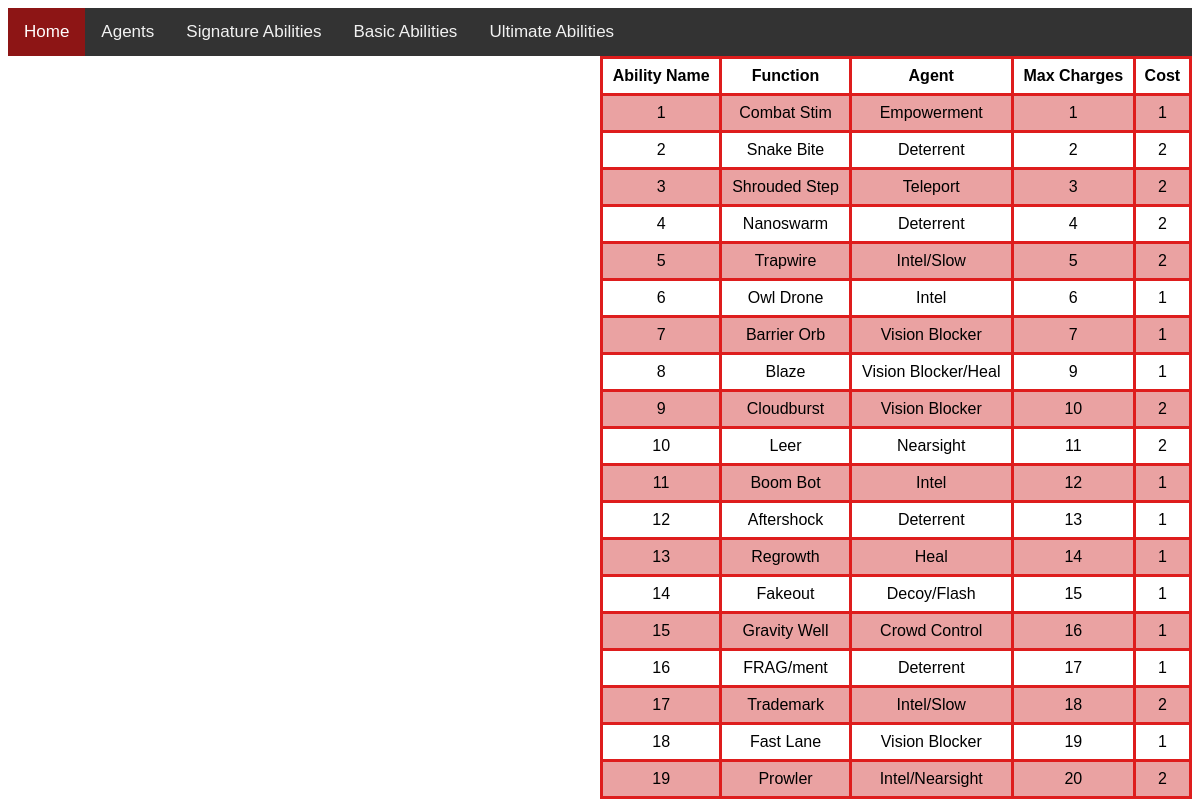
The page /basic on the database its author committed.
### tables this page shows
CREATE TABLE basic_ability_c (ability_id INTEGER PRIMARY KEY ON CONFLICT REPLACE AUTOINCREMENT, ability_name TEXT, ability_function TEXT, agent_number INTEGER REFERENCES agents (agent_number), max_charges INTEGER, cost INTEGER);

### EverythingValorant/EverythingValorant_flask.py (the view)
@app.route("/basic")
def basic():
    cursor = get_db().cursor()
    sql = "SELECT * FROM basic_ability_c"
    cursor.execute(sql)
    results = cursor.fetchall()
    return render_template("basic.html", results=results)

### EverythingValorant/EverythingValorant_flask.py (called while the page is built)
def get_db():
    db = getattr(g, '_database', None)
    if db is None:
        db = g._database = sqlite3.connect(DATABASE)
    return db

@app.teardown_appcontext
def close_connection(exception):
    db = getattr(g, '_database', None)
    if db is not None:
        db.close()

### EverythingValorant/templates/basic.html (shortened to what this page needs)
<!DOCTYPE html>
<html lang="en">
<head>
    <link rel="stylesheet" href={{url_for ("static", filename = "styles/styles.css")}}>
</head>
<body>
    <div class="topnav">
     <a class="active" href="/">Home</a>
     <a href="/agents">Agents</a>
     <a href="/signatures">Signature Abilities</a>
     <a href="/basic">Basic Abilities</a>
     <a href="/ultimate">Ultimate Abilities</a>
    </div>
    <div>
      <table class="right">
          <tr>
              <th>Ability Name</th>
              <th>Function</th>
              <th>Agent</th>
              <th>Max Charges</th>
              <th>Cost</th>
          </tr>
          {% for item in results %}
          <tr>
            <td>{{  item[0]  }}</td>
            <td>{{  item[1]  }}</td>
            <td>{{  item[2]  }}</td>
            <td>{{  item[3]  }}</td>
            <td>{{  item[4]  }}</td>
          </tr>
          {% endfor %}
      </table>
    </div>
</body>
</html>

### EverythingValorant/static/styles/styles.css (style rules this page uses)
table { font-family: arial, sans-serif; border-collapse: collapse; width: 50%; }
td, th { border: 3px solid #de1d1d; text-align: center; padding: 8px; }
tr:nth-child(even) { background-color: #eaa2a2; }
table.right { margin-left: auto; margin-right: 0%; }
.topnav { background-color: #333; z-index: 1; overflow: auto; }
.topnav a { float: left; color: #f2f2f2; text-align: center; padding: 14px 16px; font-family: Arial, Helvetica, sans-serif; text-decoration: none; font-size: 17px; }
.topnav a.active { background-color: #8d1515; color: white; }
.right { left: auto; right: 0; background-color: rgb(255, 255, 255); }

### rows shown on the page
basic_ability_c: ability_id "1", ability_name "Combat Stim", ability_function "Empowerment", agent_number "1", max_charges "1"
basic_ability_c: ability_id "2", ability_name "Snake Bite", ability_function "Deterrent", agent_number "2", max_charges "2"
basic_ability_c: ability_id "3", ability_name "Shrouded Step", ability_function "Teleport", agent_number "3", max_charges "2"
basic_ability_c: ability_id "4", ability_name "Nanoswarm", ability_function "Deterrent", agent_number "4", max_charges "2"
basic_ability_c: ability_id "5", ability_name "Trapwire", ability_function "Intel/Slow", agent_number "5", max_charges "2"
basic_ability_c: ability_id "6", ability_name "Owl Drone", ability_function "Intel", agent_number "6", max_charges "1"
basic_ability_c: ability_id "7", ability_name "Barrier Orb", ability_function "Vision Blocker", agent_number "7", max_charges "1"
basic_ability_c: ability_id "8", ability_name "Blaze", ability_function "Vision Blocker/Heal", agent_number "9", max_charges "1"
basic_ability_c: ability_id "9", ability_name "Cloudburst", ability_function "Vision Blocker", agent_number "10", max_charges "2"
basic_ability_c: ability_id "10", ability_name "Leer", ability_function "Nearsight", agent_number "11", max_charges "2"
basic_ability_c: ability_id "11", ability_name "Boom Bot", ability_function "Intel", agent_number "12", max_charges "1"
basic_ability_c: ability_id "12", ability_name "Aftershock", ability_function "Deterrent", agent_number "13", max_charges "1"
basic_ability_c: ability_id "13", ability_name "Regrowth", ability_function "Heal", agent_number "14", max_charges "1"
basic_ability_c: ability_id "14", ability_name "Fakeout", ability_function "Decoy/Flash", agent_number "15", max_charges "1"
basic_ability_c: ability_id "15", ability_name "Gravity Well", ability_function "Crowd Control", agent_number "16", max_charges "1"
basic_ability_c: ability_id "16", ability_name "FRAG/ment", ability_function "Deterrent", agent_number "17", max_charges "1"
basic_ability_c: ability_id "17", ability_name "Trademark", ability_function "Intel/Slow", agent_number "18", max_charges "2"
basic_ability_c: ability_id "18", ability_name "Fast Lane", ability_function "Vision Blocker", agent_number "19", max_charges "1"
basic_ability_c: ability_id "19", ability_name "Prowler", ability_function "Intel/Nearsight", agent_number "20", max_charges "2"
